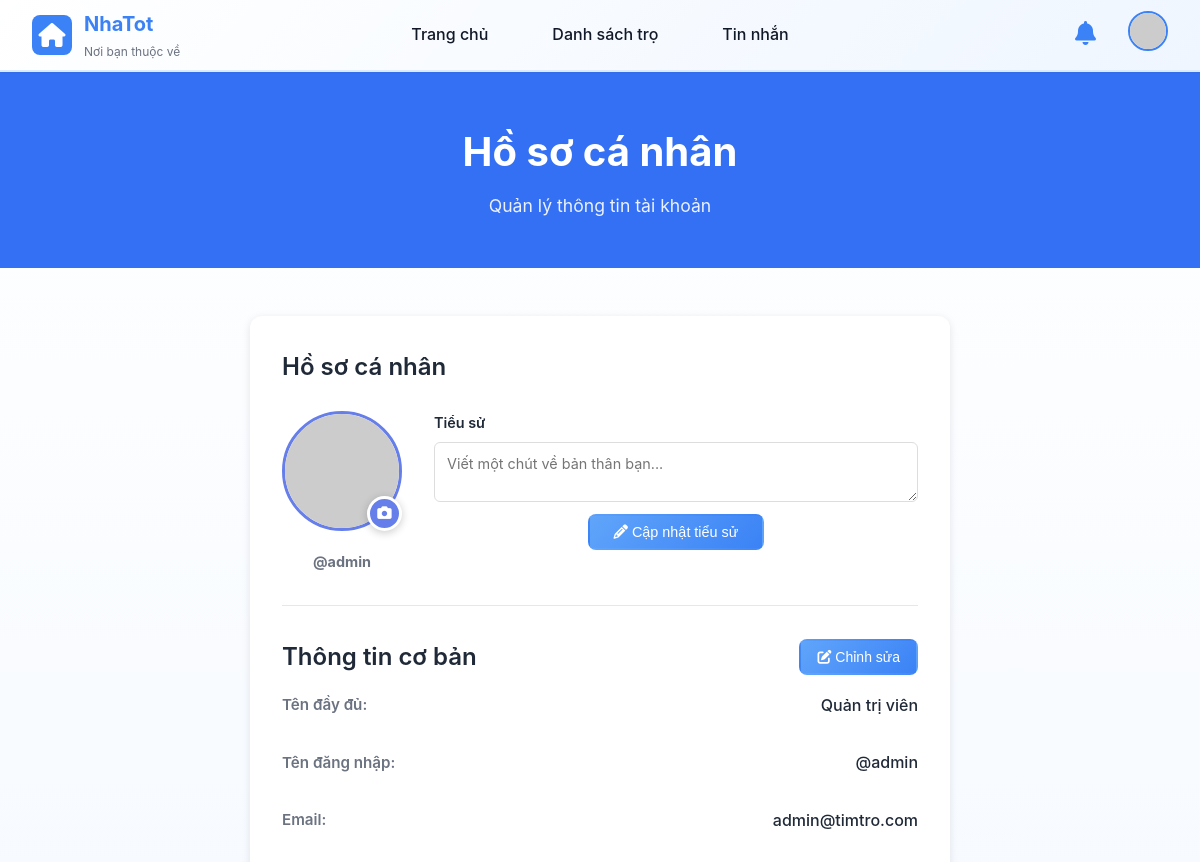
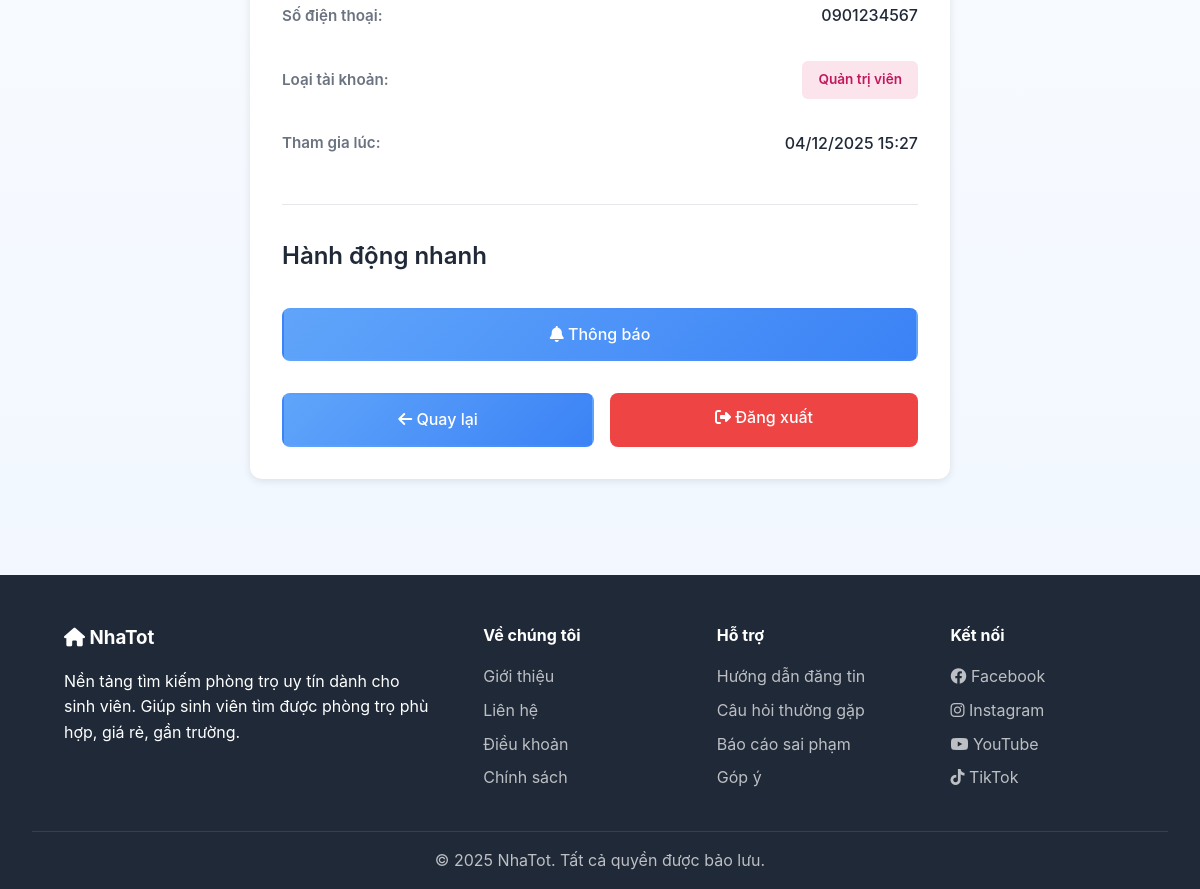
The page /Views/user/profile.php (signed in) on the database its author committed (2 pictures, top to bottom).
### tables this page shows
CREATE TABLE users (
    id INT AUTO_INCREMENT PRIMARY KEY,
    username VARCHAR(50) UNIQUE NOT NULL,
    email VARCHAR(100) UNIQUE NOT NULL,
    password VARCHAR(255) NOT NULL,
    full_name VARCHAR(100) NOT NULL,
    phone VARCHAR(20),
    avatar VARCHAR(255),
    bio TEXT,
    role ENUM('admin', 'landlord', 'tenant') NOT NULL DEFAULT 'tenant',
    status ENUM('active', 'inactive', 'banned') DEFAULT 'active',
    created_at TIMESTAMP DEFAULT CURRENT_TIMESTAMP,
    updated_at TIMESTAMP DEFAULT CURRENT_TIMESTAMP ON UPDATE CURRENT_TIMESTAMP,
    INDEX idx_role (role),
    INDEX idx_status (status),
    INDEX idx_email (email)
);

### config.php (called while the page is built, shortened)
<?php
function getDB() {
    static $conn = null;
    if ($conn === null) {
        try {
            $dsn = 'mysql:host=' . DB_HOST . ';dbname=' . DB_NAME . ';charset=utf8mb4';
            $options = [
                PDO::ATTR_ERRMODE => PDO::ERRMODE_EXCEPTION,
                PDO::ATTR_DEFAULT_FETCH_MODE => PDO::FETCH_ASSOC,
                PDO::ATTR_EMULATE_PREPARES => false,
            ];
            $conn = new PDO($dsn, DB_USER, DB_PASS, $options);
        } catch (PDOException $e) {
            $errorMsg = 'Database connection failed: ' . $e->getMessage();
            error_log($errorMsg);
            if (strpos($e->getMessage(), 'SQLSTATE') !== false) {
                if (strpos($e->getMessage(), 'Unknown database') !== false) {
                    die("Error: Database '" . DB_NAME . "' not found. Please create the database and import the SQL schema.");
                } else {
                    die("Database Error: " . $e->getMessage());
                }
            }
            die('Database connection failed. Please try again later.');
        }
    }
    return $conn;
}
function isLoggedIn() {
    return isset($_SESSION['user_id']);
}
?>

### Views/user/profile.php (the view, shortened to what this page needs)
<?php
require_once __DIR__ . '/../../config.php';
$user = null;
try {
    $query = "SELECT id, username, email, phone, full_name, avatar, bio, role, created_at FROM users WHERE id = ?";
    $stmt = getDB()->prepare($query);
    $stmt->execute([$_SESSION['user_id']]);
    $user = $stmt->fetch(PDO::FETCH_ASSOC);
} catch (PDOException $e) {
    error_log("Query error: " . $e->getMessage());
}
?>
<!DOCTYPE html>
<html lang="vi">
<head>
    <link rel="stylesheet" href="../../assets/css/style.css">
    <link rel="stylesheet" href="https://cdnjs.cloudflare.com/ajax/libs/font-awesome/6.4.0/css/all.min.css">
</head>
<body>
    <header class="header">
        <nav class="navbar">
            <a href="../../index.php" class="logo">
                <div class="logo-icon-box">
                    <i class="fas fa-home"></i>
                </div>
                <div class="logo-text">
                    <h1>NhaTot</h1>
                    <p>Nơi bạn thuộc về</p>
                </div>
            </a>
            <ul class="nav-menu">
                <li><a href="../../index.php" class="nav-link">Trang chủ</a></li>
                <li><a href="../posts/list.php" class="nav-link">Danh sách trọ</a></li>
                <?php if (isLoggedIn()): ?>
                <li style="position: relative;">
                    <a href="../chat/chat.php" class="nav-link">Tin nhắn</a>
                </li>
                <?php endif; ?>
            </ul>
            <div class="nav-actions">
                <?php if (isLoggedIn()): ?>
                    <div class="notification-wrapper">
                        <button class="notification-bell-btn" onclick="toggleNotificationDropdown(event)" title="Thông báo">
                            <i class="fas fa-bell"></i>
                        </button>
                    </div>
                    <div class="user-menu-wrapper" style="position: relative;">
                        <button class="user-avatar-btn" onclick="toggleUserMenu(event)">
                            <img src="<?php echo !empty($user['avatar']) ? '../../uploads/avatars/' . htmlspecialchars($user['avatar']) : 'https://via.placeholder.com/40/3b82f6/ffffff?text=' . strtoupper(substr($_SESSION['username'], 0, 1)); ?>" alt="Avatar" style="width: 40px; height: 40px; border-radius: 50%; object-fit: cover; border: 2px solid #3b82f6; cursor: pointer;">
                        </button>
                    </div>
                <?php else: ?>
                    <a href="../auth/login.php" class="btn btn-outline btn-sm">Đăng nhập</a>
                    <a href="../auth/register.php" class="btn btn-register btn-sm">Đăng ký</a>
                <?php endif; ?>
            </div>
        </nav>
    </header>
    <section class="page-header">
        <h1>Hồ sơ cá nhân</h1>
        <p>Quản lý thông tin tài khoản</p>
    </section>
    <div class="content-wrapper">
        <div class="container">
            <?php if ($user): ?>
                <div class="profile-container">
                    <div class="profile-section">
                        <h2>Hồ sơ cá nhân</h2>
                        <div style="display: flex; align-items: flex-start; gap: 2rem; flex-wrap: wrap;">
                            <div>
                                <div class="avatar-wrapper">
                                    <img id="avatarImage"
                                         src="<?php echo !empty($user['avatar']) ? '../../uploads/avatars/' . htmlspecialchars($user['avatar']) : 'https://via.placeholder.com/120?text=' . substr($user['username'], 0, 1); ?>"
                                         alt="Avatar"
                                         class="avatar-image">
                                    <button type="button" class="avatar-edit-btn" onclick="openAvatarModal()">
                                        <i class="fas fa-camera"></i>
                                    </button>
                                </div>
                                <p style="color: #6b7280; margin: 0.75rem 0 0 0; font-size: 0.9rem; text-align: center;">
                                    <strong>@<?php echo htmlspecialchars($user['username']); ?></strong>
                                </p>
                            </div>
                            <div style="flex: 1; min-width: 250px;">
                                <form method="POST" style="margin: 0; display: flex; flex-direction: column;" id="bioForm">
                                    <label style="display: block; font-weight: 600; color: #1f2937; margin-bottom: 0.5rem; font-size: 0.9rem;">Tiểu sử</label>
                                    <textarea name="bio" id="bioInput" placeholder="Viết một chút về bản thân bạn..."
                                              style="width: 100%; height: 80px; padding: 0.75rem; border: 1px solid #ddd; border-radius: 6px; font-family: inherit; resize: vertical; font-size: 0.9rem; flex: 1;"><?php echo htmlspecialchars($user['bio'] ?? ''); ?></textarea>
                                    <div style="display: flex; justify-content: center; margin-top: 0.75rem;">
                                        <button type="button" id="bioBtn" class="btn btn-outline" style="padding: 0.5rem 1.5rem; font-size: 0.9rem;" onclick="focusBioInput()">
                                            <i class="fas fa-pencil-alt"></i> Cập nhật tiểu sử
                                        </button>
                                    </div>
                                </form>
                            </div>
                        </div>
                    </div>
                    <div class="profile-section">
                        <div style="display: flex; justify-content: space-between; align-items: center;">
                            <h2 style="margin: 0;">Thông tin cơ bản</h2>
                            <button type="button" class="btn btn-outline btn-sm" onclick="openInfoModal()">
                                <i class="fas fa-edit"></i> Chỉnh sửa
                            </button>
                        </div>
                        <div class="profile-item">
                            <span class="profile-label">Tên đầy đủ:</span>
                            <span class="profile-value"><?php echo htmlspecialchars($user['full_name'] ?? 'N/A'); ?></span>
                        </div>
                        <div class="profile-item">
                            <span class="profile-label">Tên đăng nhập:</span>
                            <span class="profile-value">@<?php echo htmlspecialchars($user['username']); ?></span>
                        </div>
                        <div class="profile-item">
                            <span class="profile-label">Email:</span>
                            <span class="profile-value"><?php echo htmlspecialchars($user['email']); ?></span>
                        </div>
                        <div class="profile-item">
                            <span class="profile-label">Số điện thoại:</span>
                            <span class="profile-value"><?php echo htmlspecialchars($user['phone'] ?? 'Chưa cập nhật'); ?></span>
                        </div>
                        <div class="profile-item">
                            <span class="profile-label">Loại tài khoản:</span>
                            <span class="role-badge <?php echo strtolower($user['role']); ?>">
                                <?php
                                $role_text = [
                                    'tenant' => 'Người thuê',
                                    'landlord' => 'Chủ trọ',
                                    'admin' => 'Quản trị viên'
                                ];
                                echo $role_text[$user['role']] ?? $user['role'];
                                ?>
                            </span>
                        </div>
                        <div class="profile-item">
                            <span class="profile-label">Tham gia lúc:</span>
                            <span class="profile-value"><?php echo date('d/m/Y H:i', strtotime($user['created_at'])); ?></span>
                        </div>
                    </div>
                    <div class="profile-section">
                        <h2>Hành động nhanh</h2>
                        <div class="btn-group">
                            <a href="notifications.php" class="btn btn-outline">
                                <i class="fas fa-bell"></i> Thông báo
                            </a>
                        </div>
                        <div class="btn-group">
                            <a href="../../index.php" class="btn btn-outline">
                                <i class="fas fa-arrow-left"></i> Quay lại
                            </a>
                            <a href="../../Controllers/AuthController.php?action=logout" class="btn btn-danger">
                                <i class="fas fa-sign-out-alt"></i> Đăng xuất
                            </a>
                        </div>
                    </div>
                </div>
            <?php endif; ?>
        </div>
    </div>
    <footer class="footer">
        <div class="container">
            <div class="footer-grid">
                <div class="footer-about">
                    <h3><i class="fas fa-home"></i> NhaTot</h3>
                    <p>Nền tảng tìm kiếm phòng trọ uy tín dành cho sinh viên. Giúp sinh viên tìm được phòng trọ phù hợp, giá rẻ, gần trường.</p>
                </div>
                <div class="footer-links">
                    <h4>Về chúng tôi</h4>
                    <ul>
                        <li><a href="#">Giới thiệu</a></li>
                        <li><a href="#">Liên hệ</a></li>
                        <li><a href="#">Điều khoản</a></li>
                        <li><a href="#">Chính sách</a></li>
                    </ul>
                </div>
                <div class="footer-links">
                    <h4>Hỗ trợ</h4>
                    <ul>
                        <li><a href="#">Hướng dẫn đăng tin</a></li>
                        <li><a href="#">Câu hỏi thường gặp</a></li>
                        <li><a href="#">Báo cáo sai phạm</a></li>
                        <li><a href="#">Góp ý</a></li>
                    </ul>
                </div>
                <div class="footer-links">
                    <h4>Kết nối</h4>
                    <ul>
                        <li><a href="#"><i class="fab fa-facebook"></i> Facebook</a></li>
                        <li><a href="#"><i class="fab fa-instagram"></i> Instagram</a></li>
                        <li><a href="#"><i class="fab fa-youtube"></i> YouTube</a></li>
                        <li><a href="#"><i class="fab fa-tiktok"></i> TikTok</a></li>
                    </ul>
                </div>
            </div>
            <div class="footer-bottom">
                <p>&copy; 2025 NhaTot. Tất cả quyền được bảo lưu.</p>
            </div>
        </div>
    </footer>
</body>
</html>

### rows shown on the page
users: username "admin", full_name "Quản trị viên", email "admin@timtro.com", phone "0901234567", role "Quản trị viên", created_at "04/12/2025 15:27"
